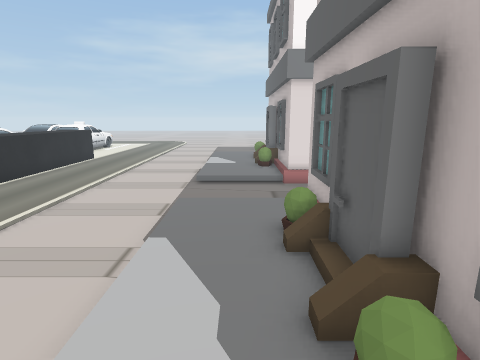
View 1 (above)

22 first-person views from a walk through a 3-D level made in the Unity game engine. The camera is 1.2 m above the floor, tilts 12° down and sees 80° across. The floor is counted in squares, 0.5 m on a side. Each view is taken from the middle of a square. On the plan, view 1 faces up. The plan holds only what a view shows up to about 18 squares ahead; the rest is blank. The place goes on beyond the plan.

View 2
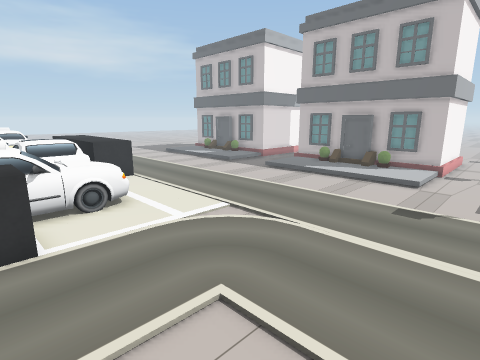

View 3
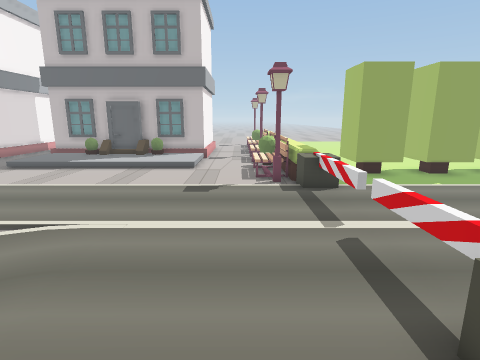

View 4
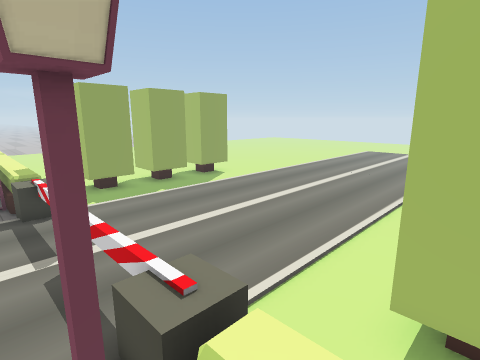

View 5
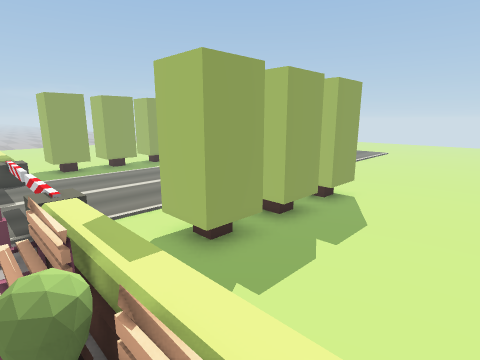

View 6
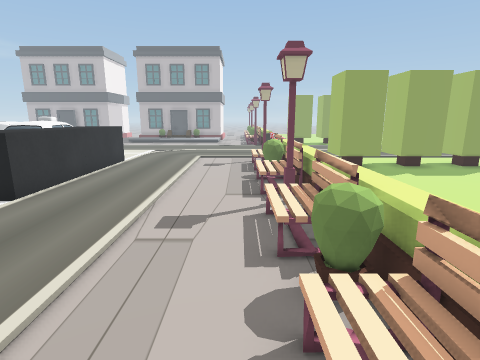

View 7
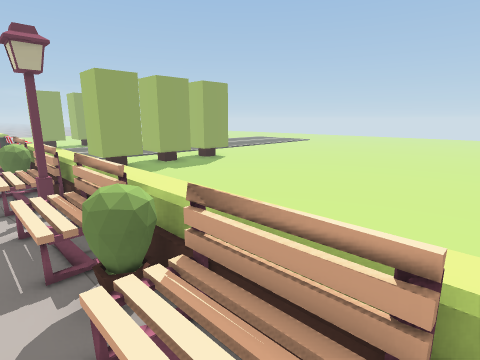

View 8
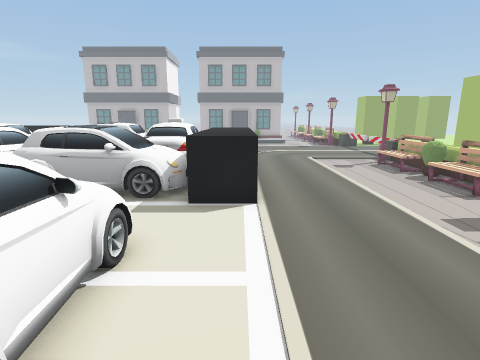

View 9
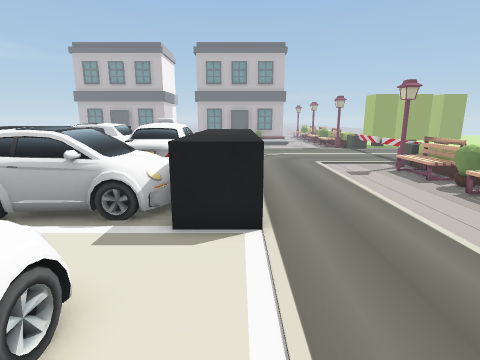

View 10
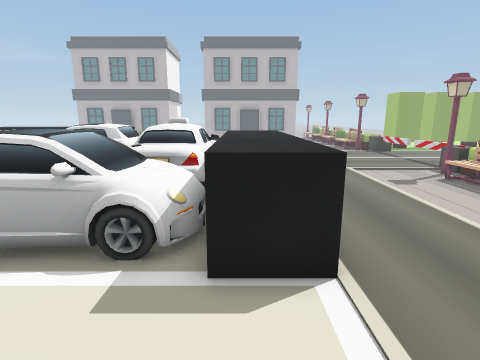

View 11
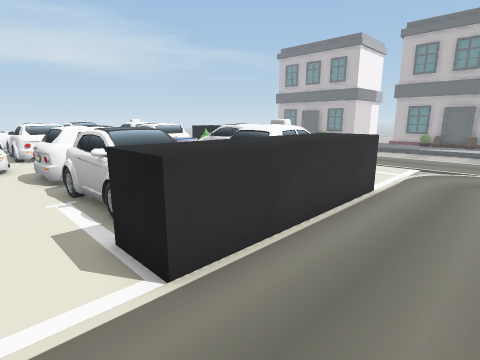

View 12
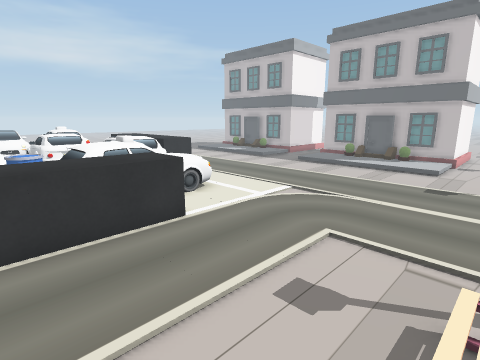

View 13
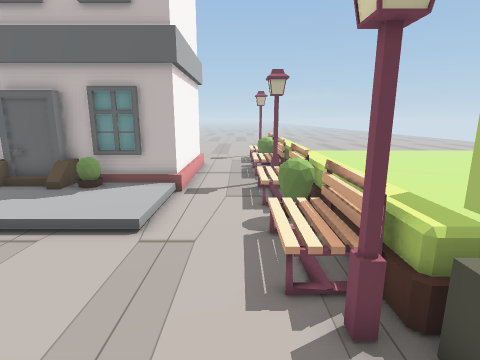

View 14
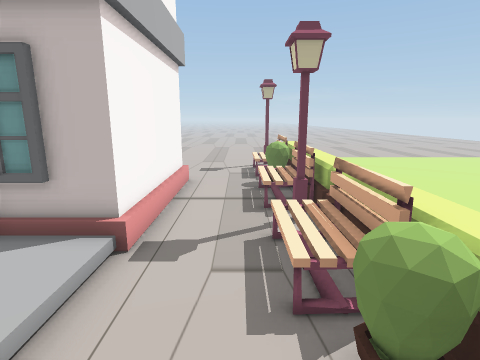

View 15
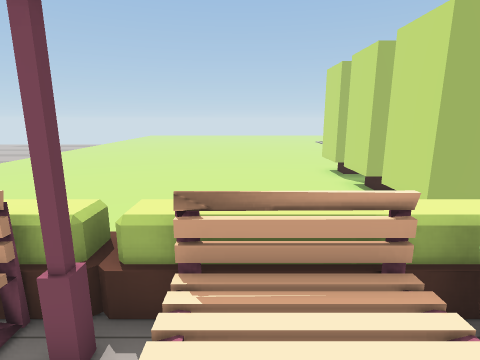

View 16
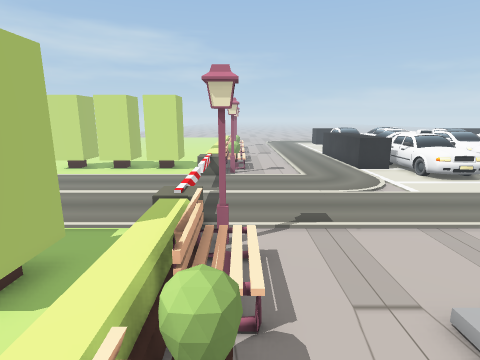

View 17
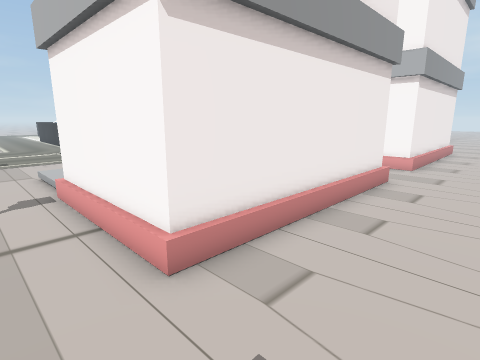

View 18
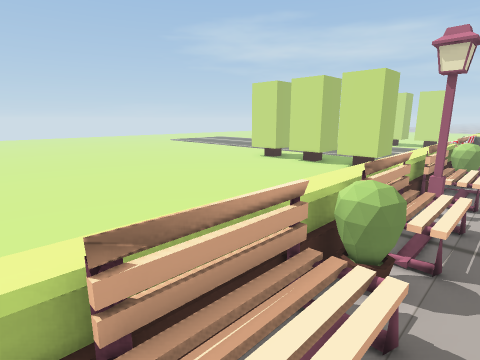

View 19
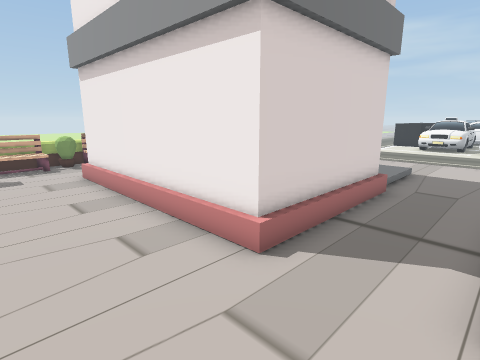

View 20
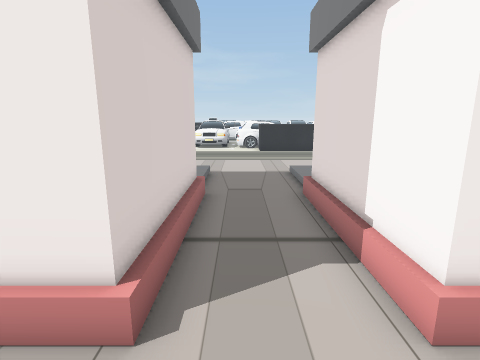

View 21
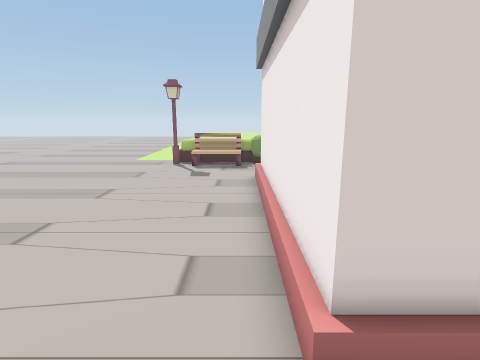

View 22
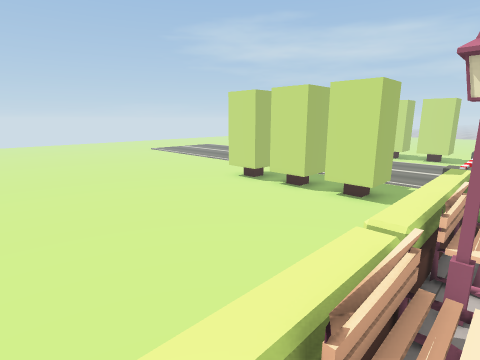

### Floor plan
Key: @ floor where view 1 was taken; # wall or solid block; . main floor; : floor 0.25 m higher than the main floor; / step, stairs or slope; = window, fence, low wall or low ledge; ^ raised ledge; B black block; C car; A barrel; O other object.
Columns run from 32 left of view 1 to 12 right of it. Each row starts with its distance up from view 1.
 12        ..C=  C   C =#BB:::........#######....
 11        ..C   A   C C B::::..................
 10        .CC  AAA  CCC .::::..................
  9        ..CCC  C  #=C .::::........#######....
  8       ...CCC CCCCCCO..::::..../:::#     #....
  7       ...CCC CCCCCCC..::::..../:::#     #....
  6   CCCC.. =C= ####CCC..::::..../::=#     #....
  5   ......BBBBBBBBB.....::::..../:: #     #....
  4 . ......BBBBBBBBB.....::::..../:::#     #....
  3   :::::::BBB:BBB:::::.::::..../:: #     #....
  2   ::::::::::::::::::::::::..../::=#     #....
  1    :::::::::::::::::::::::..../:::#     #....
  0    :::::::::::::::::::::::..../:@:#     #....
 -1   ................::::::::........#######....
 -2   ................::::::::...................
 -3 . ................::::::::...................
 -4  OO==OOO////==////::::::::..OOO==//..OOO=///#
 -5 .^^^=^^^^^^^==^^^#=:::::::=#^^^=^^^.=^^^=^^^#
 -6 ^ ^^^^^^= ^^^^^^^==:==:==:==^^^^^^^^^^^^^^^^=
 -7           ........::::::::...............
 -8          .....###.::::::::..###...........
 -9 ..............###.::::::::..###..............
-10 ..............# #.::::::::..# #..............
-11 ..............# #.::::::::..# #..............
-12  .............# #.::::::::..# #..............
-13  .............# #.::::::::..# #..............
-14  .............# #.::::::::..# #..............
-15  .............# #.::::::::..# #..............
-16  .............# # ::::::::..# #..............

Positions as (right, up) in squares from view 1, and headings:
1: (0, 0), facing up
2: (-17, -4), facing up-right
3: (-16, -3), facing right
4: (-17, -4), facing down-right
5: (-23, -4), facing down-right
6: (-32, -3), facing right
7: (-32, -3), facing down-right
8: (-32, 4), facing right
9: (-30, 4), facing right
10: (-28, 5), facing right
11: (-26, 0), facing up-right
12: (-21, -4), facing up-right
13: (-8, -3), facing right
14: (-3, -3), facing right
15: (2, -2), facing down
16: (2, -4), facing left
17: (12, -3), facing up-left
18: (12, -3), facing down-left
19: (12, 12), facing down-left
20: (11, 10), facing left
21: (9, 11), facing down
22: (9, -4), facing down-left
